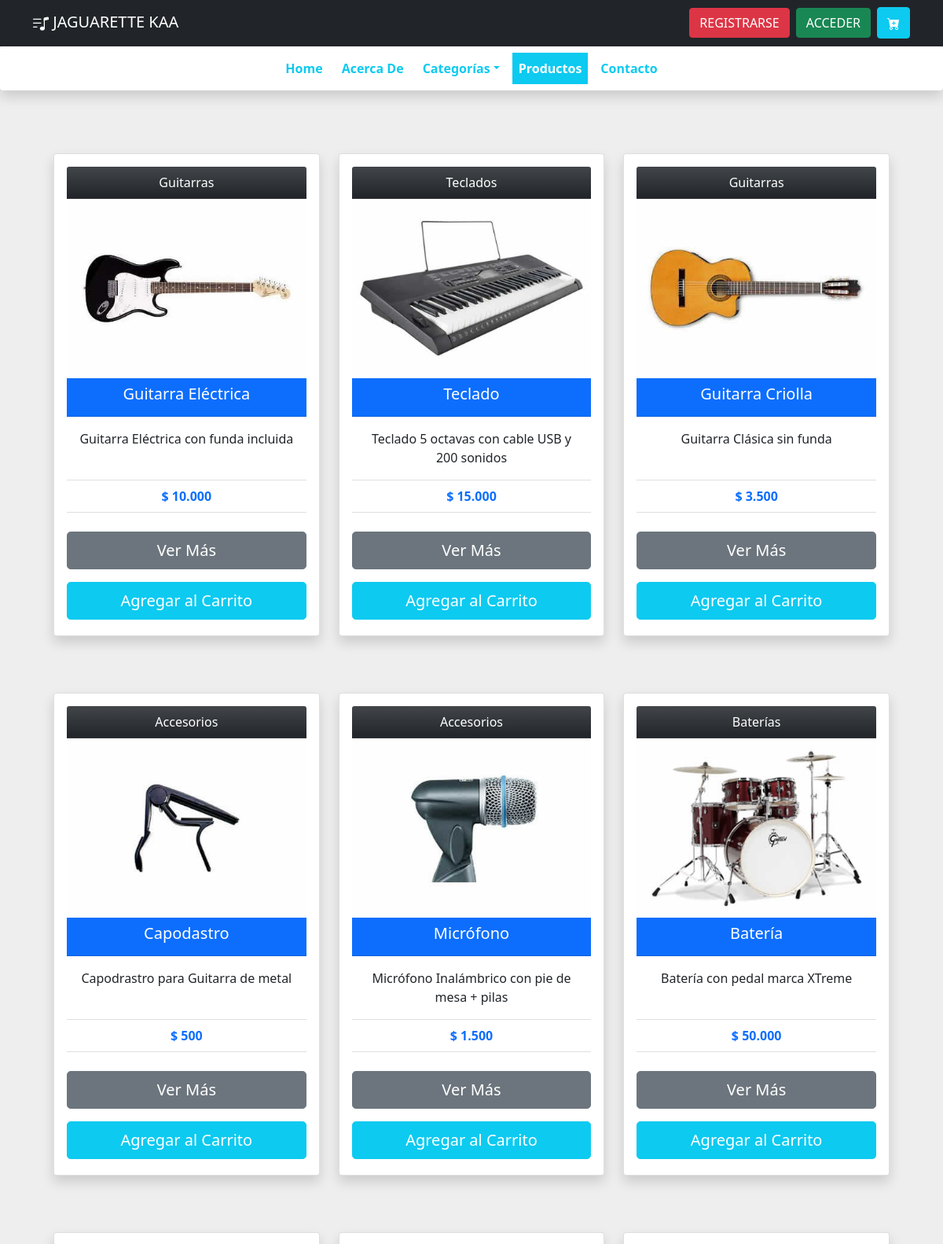
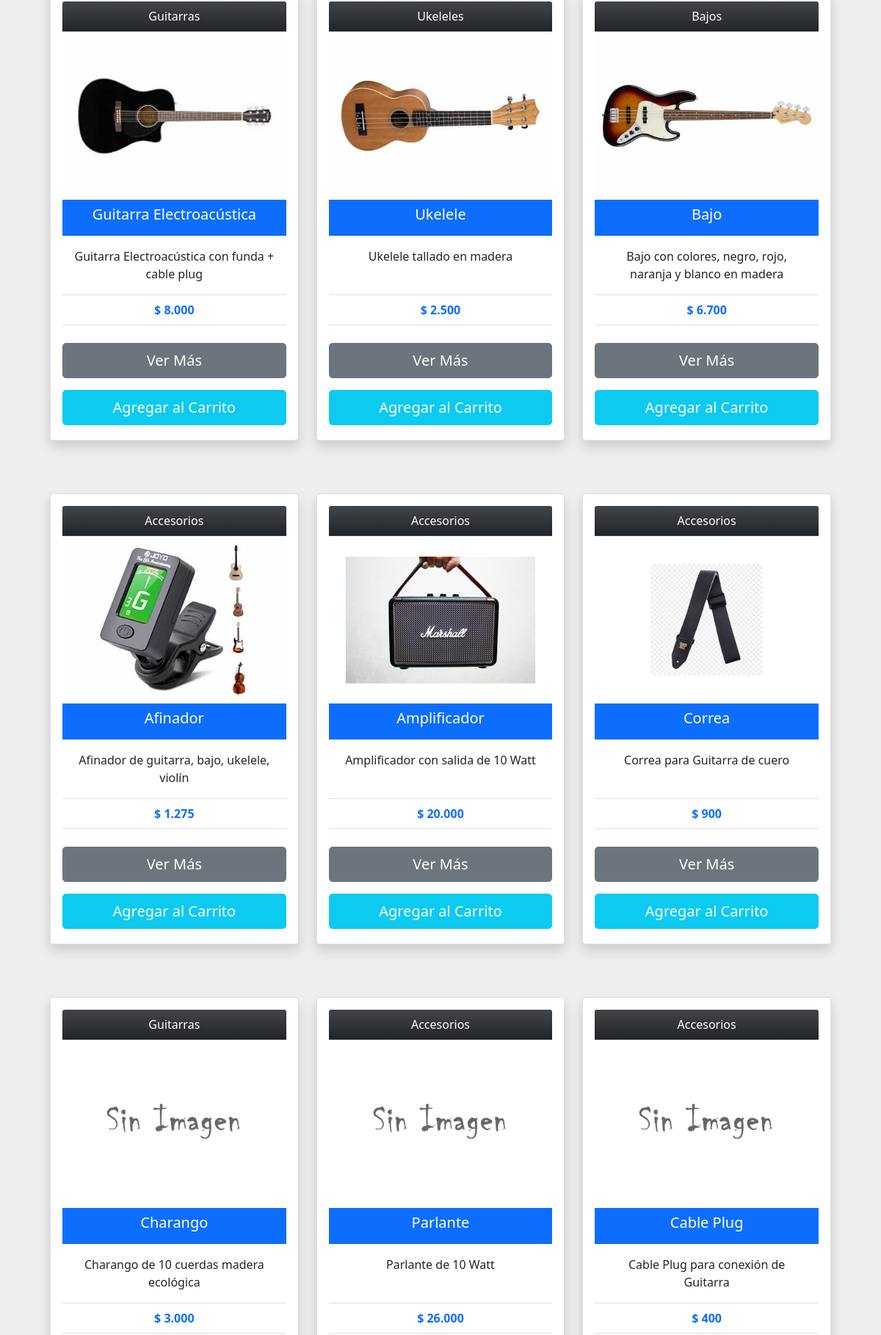
/productos/ (upper part), run on the app's committed database (2 pictures, top to bottom).
### JAGUARETTEKAA/models.py (models this page shows, shortened)
class Producto(models.Model):
    titulo = models.CharField(max_length=64, null= False)
    imagen = models.ImageField(upload_to='productos/', blank=True, null=True)
    descripcion = models.TextField(null=False)
    precio = models.IntegerField(null=False)
    categoria = models.ForeignKey(Categoria, on_delete=models.CASCADE, related_name="categoria")

class Categoria(models.Model):
    descripcion = models.CharField(max_length=64, null=False)
    def __str__(self):
        return self.descripcion

### JAGUARETTEKAA/views.py (the view)
# urls.py: path('productos/', productos , name="productos"),
def productos(request):
    galeria_productos = Producto.objects.all()
    data = {
        'galeria_productos': galeria_productos,
    }
    return render(request, 'JAGUARETTEKAA/productos.html', data)

### JAGUARETTEKAA/templates/jaguarettekaa/productos.html (shortened to what this page needs)
{% extends 'jaguarettekaa/layout.html' %}
{% load static %}
{% block navbar %}
<ul class="navbar-nav">
    <li class="nav-item">
        <a class="nav-link text-info fw-bolder text-center" aria-current="page" href="{% url 'index'  %}">Home</a>
    </li>
    <li class="nav-item ms-2">
        <a class="nav-link text-info fw-bolder text-center" href="{% url 'acerca_de' %}">Acerca De</a>
    </li>
    <li class="nav-item ms-2 dropdown">
        <a class="nav-link text-info fw-bolder text-center dropdown-toggle" id="navbarDropdown" role="button" data-bs-toggle="dropdown" aria-expanded="false" href="#">Categorías</a>
    </li>
    <li class="nav-item ms-2">
        <a class="nav-link fw-bolder text-center bg-info text-white active" href="{% url 'productos' %}">Productos</a>
    </li>
    <li class="nav-item  ms-2">
        <a class="nav-link text-info fw-bolder text-center" href="mailto:antogenia7@hotmail.com">Contacto</a>
    </li>
</ul>
{% endblock %}
{% load humanize %}
{% block main_content %}
    <div class="col-md-12 col-lg-12">
        <div class="row row-cols-1 row-cols-md-3 g-4 p-5 m-2">
            {% for g in galeria_productos %}
                <div class="card-group">
                    <div class="card text-center shadow p-3 mb-5 bg-body rounded">
                        <div class="card-header fw-lighter text-white bg-dark bg-gradient">
                            {{ g.categoria }}
                        </div>
                        {% if g.imagen %}
                            <img src="{{ g.imagen.url }}" class="card-img-top img-fluid" alt="...">
                        {% else %}
                            <img src="{% static 'jaguarettekaa/img/producto-vacio.png'  %}" class="card-img-top img-fluid" alt="...">
                        {% endif %}
                        <div class="card-header bg-primary text-white">
                            <h5 class="card-title">{{ g.titulo | title }}</h5>
                        </div>
                        <div class="card-body">
                            <p class="card-text">{{ g.descripcion | capfirst }}</p>
                        </div>
                        <ul class="list-group list-group-flush">
                            <li class="list-group-item text-primary fw-bolder">$ {{ g.precio | intcomma}}</li>
                        </ul>
                        <a href="{% url 'detalle_producto' %}" class="card-link btn btn-secondary btn-lg text-white text-center mt-4">Ver Más</a>
                        <a href="{% url 'carrito' %}" class="card-link btn btn-info btn-lg text-white text-center mt-3 mx-0 mb-1">Agregar al Carrito</a>
                    </div>
                </div>
            {% endfor %}
        </div>
    </div>
{% endblock %}

### JAGUARETTEKAA/static/jaguarettekaa/css/styles.css (style rules this page uses)
body { background: #eee; }
.dropdown-toggle { outline: 0; }

### data on the page
Producto: categoria "Guitarras", imagen (picture), titulo "Guitarra Eléctrica", descripcion "Guitarra Eléctrica con funda incluida", precio "10.000"
Producto: categoria "Teclados", imagen (picture), titulo "Teclado", descripcion "Teclado 5 octavas con cable USB y 200 sonidos", precio "15.000"
Producto: categoria "Guitarras", imagen (picture), titulo "Guitarra Criolla", descripcion "Guitarra Clásica sin funda", precio "3.500"
Producto: categoria "Accesorios", imagen (picture), titulo "Capodastro", descripcion "Capodrastro para Guitarra de metal", precio "500"
Producto: categoria "Accesorios", imagen (picture), titulo "Micrófono", descripcion "Micrófono Inalámbrico con pie de mesa + pilas", precio "1.500"
Producto: categoria "Baterías", imagen (picture), titulo "Batería", descripcion "Batería con pedal marca XTreme", precio "50.000"
Producto: categoria "Guitarras", imagen (picture), titulo "Guitarra Electroacústica", descripcion "Guitarra Electroacústica con funda + cable plug", precio "8.000"
Producto: categoria "Ukeleles", imagen (picture), titulo "Ukelele", descripcion "Ukelele tallado en madera", precio "2.500"
Producto: categoria "Bajos", imagen (picture), titulo "Bajo", descripcion "Bajo con colores, negro, rojo, naranja y blanco en madera", precio "6.700"
Producto: categoria "Accesorios", imagen (picture), titulo "Afinador", descripcion "Afinador de guitarra, bajo, ukelele, violín", precio "1.275"
Producto: categoria "Accesorios", imagen (picture), titulo "Amplificador", descripcion "Amplificador con salida de 10 Watt", precio "20.000"
Producto: categoria "Accesorios", imagen (picture), titulo "Correa", descripcion "Correa para Guitarra de cuero", precio "900"
Producto: categoria "Guitarras", titulo "Charango", descripcion "Charango de 10 cuerdas madera ecológica", precio "3.000"
Producto: categoria "Accesorios", titulo "Parlante", descripcion "Parlante de 10 Watt", precio "26.000"
Producto: categoria "Accesorios", titulo "Cable Plug", descripcion "Cable Plug para conexión de Guitarra", precio "400"
